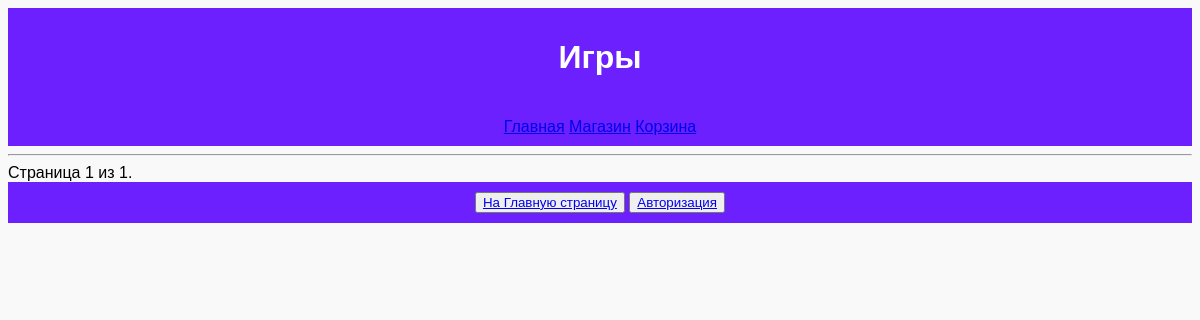
The page /task/platform/news/ on the database as committed earlier.
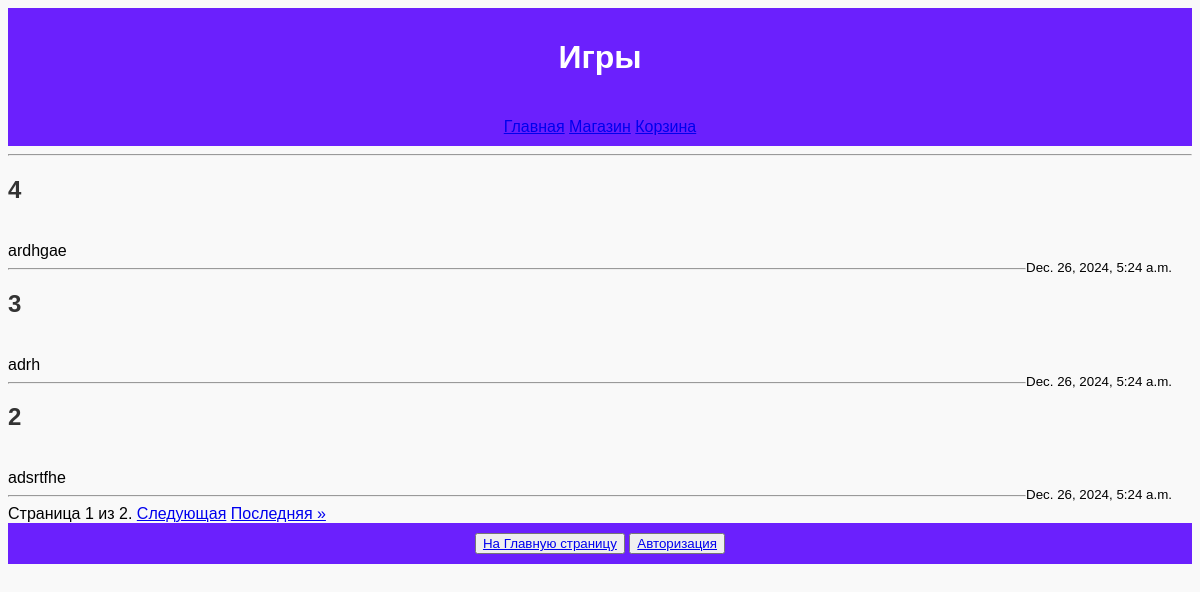
The same page on the database as committed later.
### task1/models.py (models this page shows)
class News(models.Model):
    title = models.CharField(max_length=50)
    content = models.TextField()
    date = models.DateTimeField(auto_now_add=True)

### task1/views.py (the view)
# urls.py: path('platform/news/', views.news, name='news'),
def news(request):
    news_all = News.objects.all().order_by('-date')    # order_by('-date') Сортировка по дате
    paginator = Paginator(news_all, 3)
    page_number = request.GET.get('page')
    page_obj = paginator.get_page(page_number)
    context = {'news': page_obj}
    return render(request, 'fourth_task/news.html', context)

### templates/fourth_task/news.html (shortened to what this page needs)
{% extends 'fourth_task/base_menu.html' %}
{% block pagename %}<h1>Игры</h1>{% endblock %}
{% block menu %}{{ block.super }}{% endblock %}
{% block content %}
    <hr>
    {% for new in news %}
        <h2>{{ new.title }}</h2>
        <br>
        {{ new.content }}
        <br>
        <small style="float: right; margin-right: 20px;">{{ new.date }}</small>
        <hr>
    {% endfor %}
    <div class="pagination">
        <span class="step-links">
            <span class="current">
                Страница {{ news.number }} из {{ news.paginator.num_pages }}.
            </span>
            {% if news.has_next %}
                <a href="?page={{ news.next_page_number }}">Следующая</a>
                <a href="?page={{ news.paginator.num_pages }}">Последняя &raquo;</a>
            {% endif %}
        </span>
    </div>
{% endblock %}

### templates/fourth_task/base_menu.html (shortened to what this page needs)
{% load static %}
<!DOCTYPE html>
<html lang="en">
<head>
    <link rel="stylesheet"  type="text/css"  href='{% static "style.css" %}'>
</head>
<body>
    <header>
        {% block pagename %}{% endblock %}
    </header>
    <header>
        <nav>
            {% block menu %}
            <a href="{% url 'main_page' %}">Главная</a>
            <a href="{% url 'shop' %}">Магазин</a>
            <a href="{% url 'basket' %}">Корзина</a>
            {% endblock %}
        </nav>
    </header>
    <main>
        {% block content %}{% endblock %}
    </main>
    <header>
        {% block back %}
        <button><a href="{% url 'main_page' %}"> На Главную страницу </a></button>
        <button><a href="{% url 'authorization_user' %}"> Авторизация </a> </button>
        {% endblock %}
    </header>
</body>

### static/style.css (style rules this page uses)
body { font-family: Arial, sans-serif; background-color: #f9f9f9; }
header { background-color: #6b20fd; color: #fff; padding: 10px 20px; text-align: center; }
h2 { color: #333; }
h1 { text-align: center; }

Rows that differ between the two databases and show on the page:
added News: title "4", content "ardhgae", date "Dec. 26, 2024, 5:24 a.m."
added News: title "3", content "adrh", date "Dec. 26, 2024, 5:24 a.m."
added News: title "2", content "adsrtfhe", date "Dec. 26, 2024, 5:24 a.m."
Other text that changed with them:
{{ news.paginator.num_pages }}: "1" → "2"
text now shown: "Следующая Последняя »"
